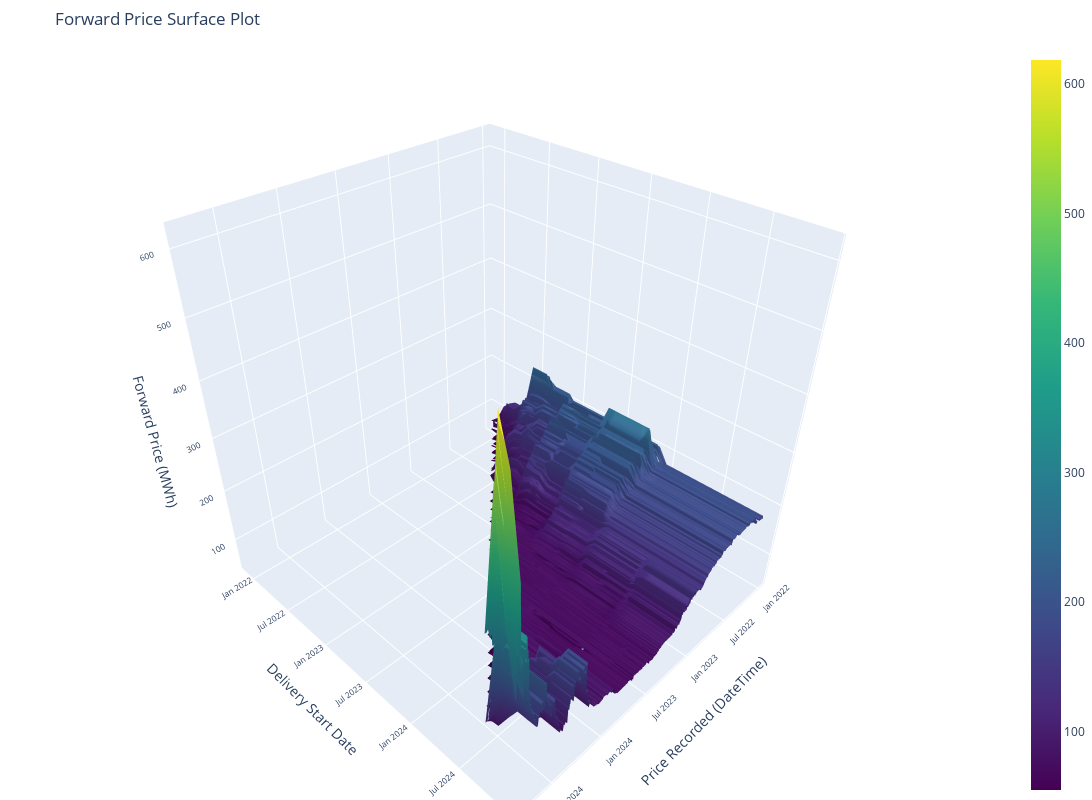

The cell this chart's notebook holds for it:
### Code cell
import pandas as pd
import plotly.graph_objects as go

# Convert DateTime and Delivery_Start_Date to datetime objects
data['DateTime'] = pd.to_datetime(data['DateTime'])
data['Delivery_Start_Date_Forward_Price'] = pd.to_datetime(data['Delivery_Start_Date_Forward_Price'])

# Filter data for the desired range (2022–2024 in this case)
data = data[(data['DateTime'].dt.year > 2021) & (data['Delivery_Start_Date_Forward_Price'].dt.year < 2025)]

# Pivot the data to create a grid for the surface plot
pivot_data = data.pivot_table(
    index='Delivery_Start_Date_Forward_Price', 
    columns='DateTime', 
    values='Forward_Price_SE/CW(MWh)'
).sort_index(axis=1).sort_index(axis=0)  # Sort both columns and rows for correct date ordering

# Extract the grid data
x = pivot_data.columns.astype(str)  # DateTime as strings for plotting
y = pivot_data.index.astype(str)    # DeliveryStartDate as strings for plotting
z = pivot_data.values               # Forward Price as z-values

# Create the surface plot
fig = go.Figure(data=[go.Surface(z=z, x=x, y=y, colorscale='Viridis')])

# Customize layout with larger scene and improved margins
fig.update_layout(
    title="Forward Price Surface Plot",
    scene=dict(
        xaxis_title="Price Recorded (DateTime)",
        yaxis_title="Delivery Start Date",
        zaxis_title="Forward Price (MWh)",
        xaxis=dict(tickangle=-45, tickfont=dict(size=10)),  # Adjust font size for x-axis
        yaxis=dict(tickfont=dict(size=10)),  # Adjust font size for y-axis
        zaxis=dict(tickfont=dict(size=10))   # Adjust font size for z-axis
    ),
    width=1200,  # Increase width
    height=800,  # Increase height
    margin=dict(l=0, r=0, t=50, b=0)  # Reduce margins
)

# Show the plot
fig.show()

### Figure 1 — Plotly figure (JSON) as saved in the notebook; plotly's stock layout.template omitted (floating-point values rounded to 4 significant figures; data arrays with more than 128 entries replaced by an {"elided": "..."} marker saying what was removed)
{"data": [{"colorscale": [[0, "#440154"], [0.1111, "#482878"], [0.2222, "#3e4989"], [0.3333, "#31688e"], [0.4444, "#26828e"], [0.5556, "#1f9e89"], [0.6667, "#35b779"], [0.7778, "#6ece58"], [0.8889, "#b5de2b"], [1, "#fde725"]], "type": "surface", "x": {"elided": "754 str values"}, "y": ["2021-12-01", "2022-01-01", "2022-02-01", "2022-03-01", "2022-04-01", "2022-05-01", "2022-06-01", "2022-07-01", "2022-08-01", "2022-09-01", "2022-10-01", "2022-11-01", "2022-12-01", "2023-01-01", "2023-02-01", "2023-03-01", "2023-04-01", "2023-05-01", "2023-06-01", "2023-07-01", "2023-08-01", "2023-09-01", "2023-10-01", "2023-11-01", "2023-12-01", "2024-01-01", "2024-02-01", "2024-03-01", "2024-04-01", "2024-05-01", "2024-06-01", "2024-07-01", "2024-08-01", "2024-09-01", "2024-10-01", "2024-11-01", "2024-12-01"], "z": {"elided": "37x754 float values"}}], "layout": {"height": 800, "margin": {"b": 0, "l": 0, "r": 0, "t": 50}, "scene": {"xaxis": {"tickangle": -45, "tickfont": {"size": 10}, "title": {"text": "Price Recorded (DateTime)"}}, "yaxis": {"tickfont": {"size": 10}, "title": {"text": "Delivery Start Date"}}, "zaxis": {"tickfont": {"size": 10}, "title": {"text": "Forward Price (MWh)"}}}, "title": {"text": "Forward Price Surface Plot"}, "width": 1200}}
